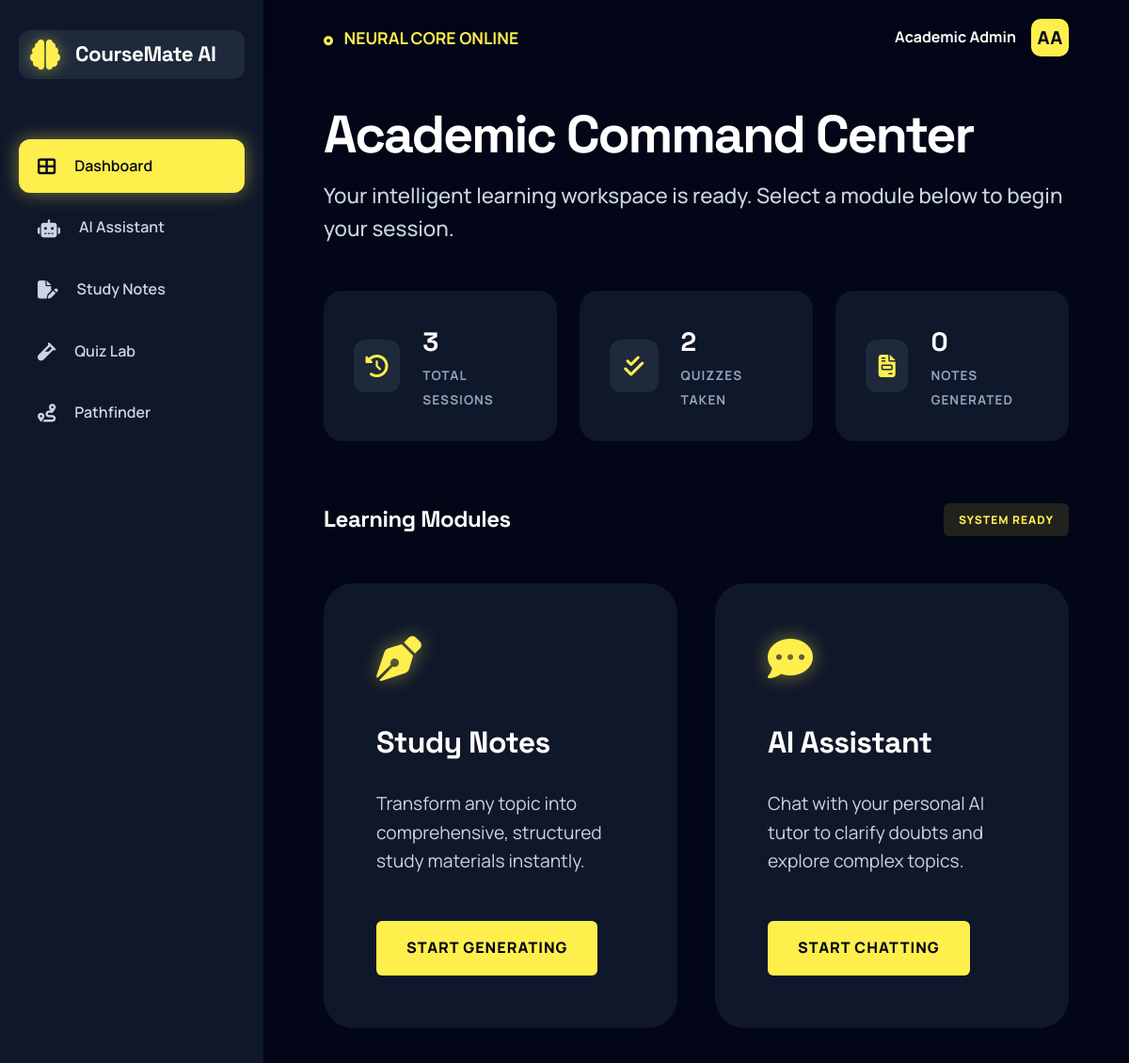
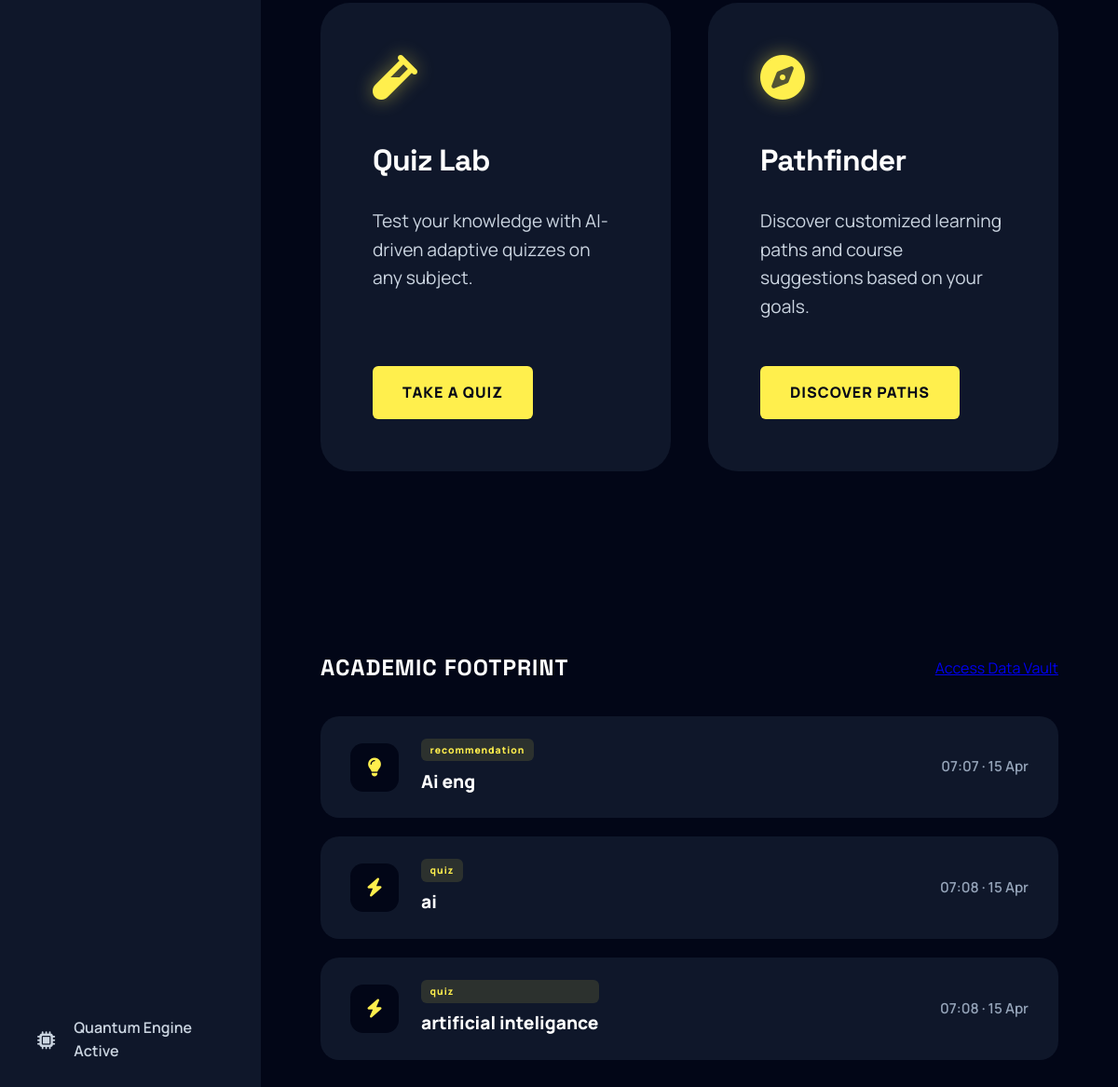
Page /dashboard on the earlier database version (2 pictures, top to bottom).
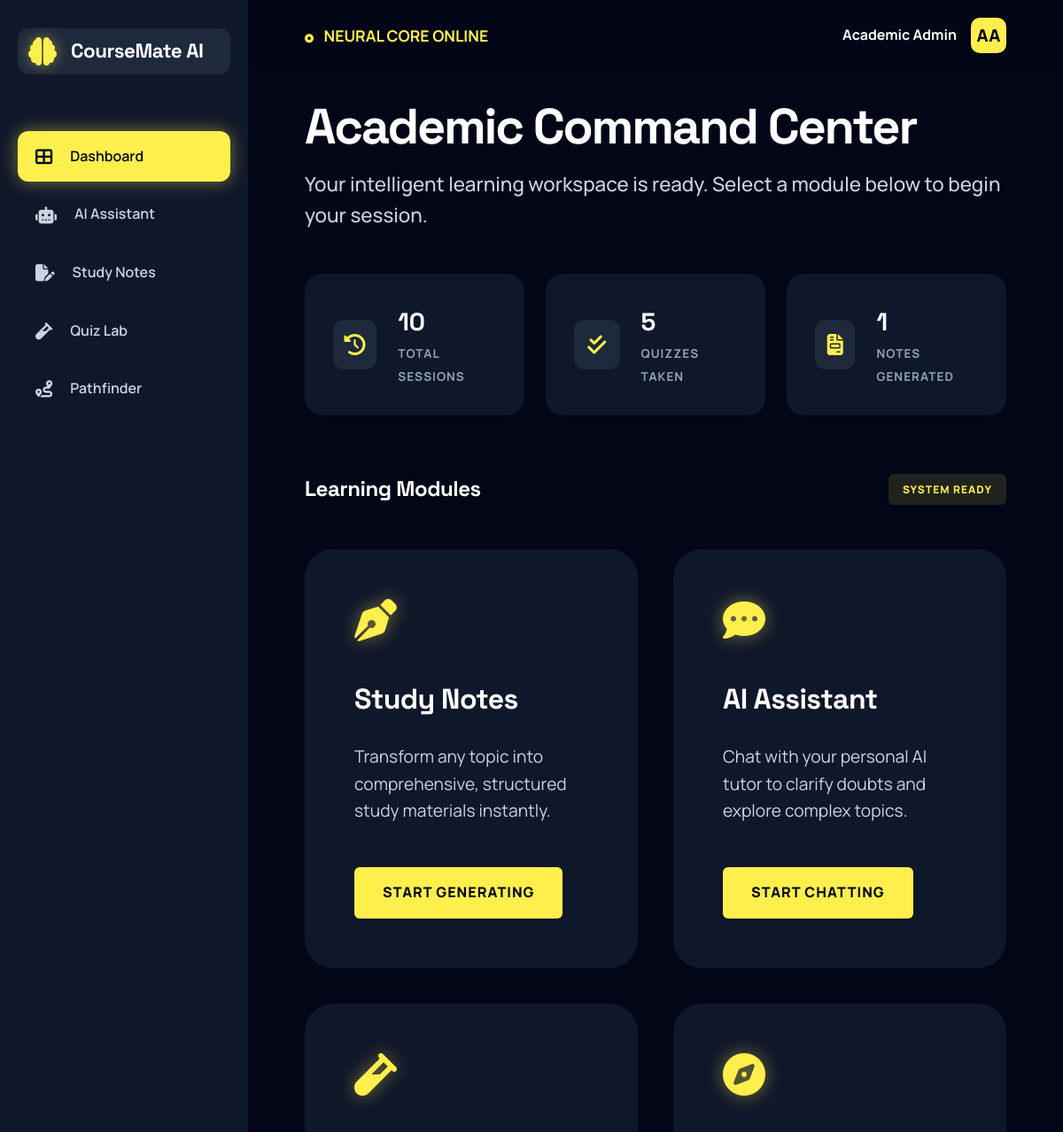
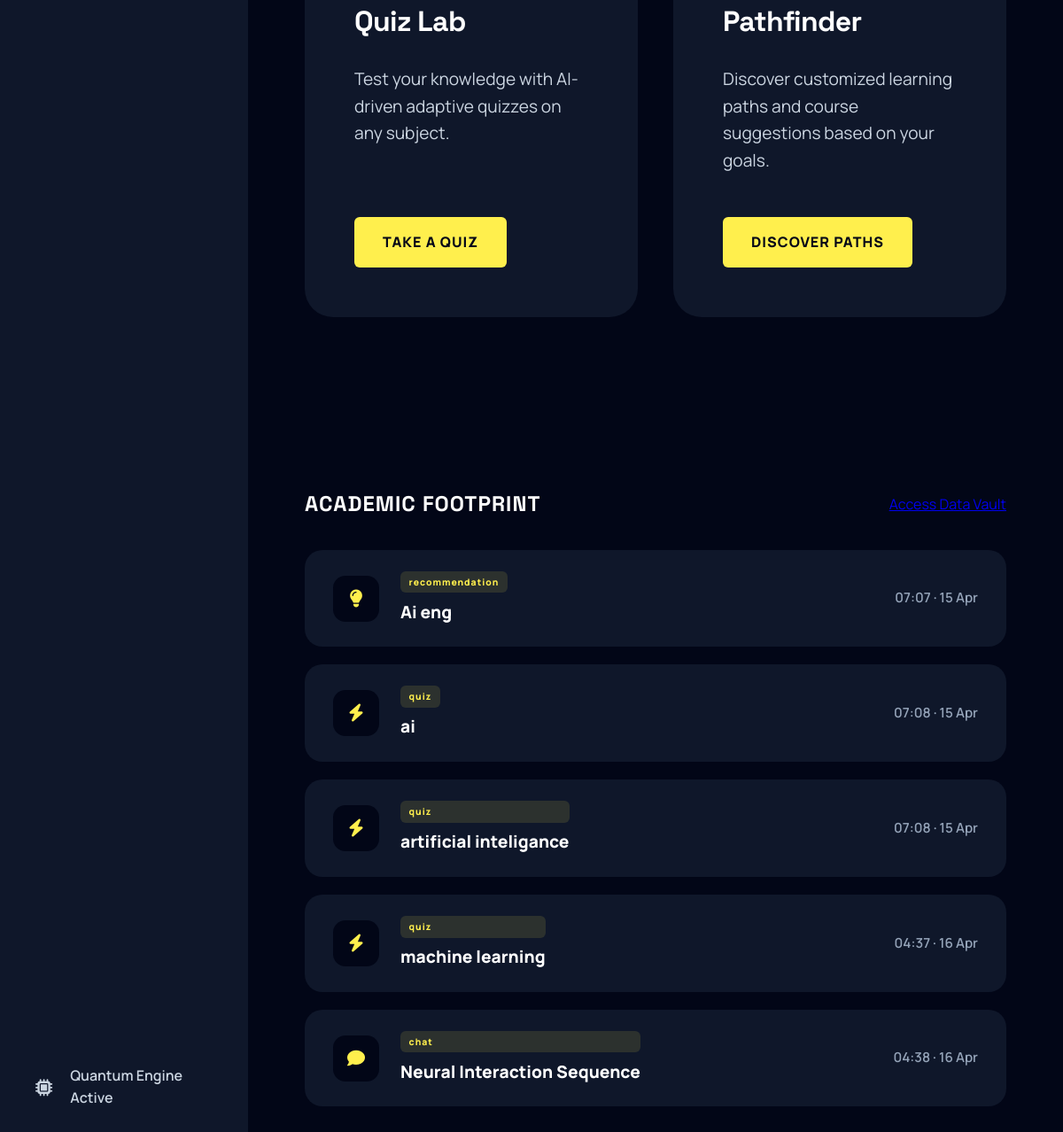
Same page on the later database version (2 pictures, top to bottom).
### app.py (models this page shows)
class History(db.Model):
    id = db.Column(db.Integer, primary_key=True)
    type = db.Column(db.String(20), nullable=False) # 'chat', 'notes', 'quiz', 'recommendation'
    topic = db.Column(db.String(200))
    content = db.Column(db.Text, nullable=False) # JSON format for structured data
    timestamp = db.Column(db.DateTime, default=datetime.utcnow)

### app.py (the view)
@app.route('/dashboard')
def dashboard():
    history = History.query.order_by(History.timestamp.desc()).all()
    user = {"username": "Academic Admin", "history": history}
    return render_template('dashboard.html', user=user)

### templates/dashboard.html
{% extends "base.html" %}
{% block content %}
<div class="header-section">
    <h1>Academic Command Center</h1>
    <p>Your intelligent learning workspace is ready. Select a module below to begin your session.</p>
</div>
<div class="stats-grid">
    <div class="stat-card">
        <div class="stat-icon"><i class="fas fa-history"></i></div>
        <div class="stat-info">
            <span class="value">{{ user.history|length }}</span>
            <span class="label">Total Sessions</span>
        </div>
    </div>
    <div class="stat-card">
        <div class="stat-icon"><i class="fas fa-check-double"></i></div>
        <div class="stat-info">
            <span class="value">{{ user.history|selectattr('type', 'equalto', 'quiz')|list|length }}</span>
            <span class="label">Quizzes Taken</span>
        </div>
    </div>
    <div class="stat-card">
        <div class="stat-icon"><i class="fas fa-file-invoice"></i></div>
        <div class="stat-info">
            <span class="value">{{ user.history|selectattr('type', 'equalto', 'notes')|list|length }}</span>
            <span class="label">Notes Generated</span>
        </div>
    </div>
</div>
<div class="module-header flex-between mb-3">
    <h2 class="display-font">Learning Modules</h2>
    <div class="badge">SYSTEM READY</div>
</div>
<div class="modules-grid">
    <a href="{{ url_for('notes') }}" class="action-card">
        <i class="fas fa-pen-nib"></i>
        <h3>Study Notes</h3>
        <p>Transform any topic into comprehensive, structured study materials instantly.</p>
        <div class="badge">START GENERATING</div>
    </a>
    <a href="{{ url_for('chat') }}" class="action-card">
        <i class="fas fa-comment-dots"></i>
        <h3>AI Assistant</h3>
        <p>Chat with your personal AI tutor to clarify doubts and explore complex topics.</p>
        <div class="badge">START CHATTING</div>
    </a>
    <a href="{{ url_for('quiz') }}" class="action-card">
        <i class="fas fa-vial"></i>
        <h3>Quiz Lab</h3>
        <p>Test your knowledge with AI-driven adaptive quizzes on any subject.</p>
        <div class="badge">TAKE A QUIZ</div>
    </a>
    <a href="{{ url_for('recommendations') }}" class="action-card">
        <i class="fas fa-compass"></i>
        <h3>Pathfinder</h3>
        <p>Discover customized learning paths and course suggestions based on your goals.</p>
        <div class="badge">DISCOVER PATHS</div>
    </a>
</div>
<div class="history-section">
    <div class="history-header">
        <h2>Academic Footprint</h2>
        <a href="#" class="data-vault-link">Access Data Vault</a>
    </div>
    <div class="glass-container history-list">
        {% if user.history %}
            {% for item in user.history[-5:]|reverse %}
            <div class="history-item">
                <div class="history-main">
                    <div class="history-icon">
                        {% if item.type == 'chat' %}<i class="fas fa-comment"></i>
                        {% elif item.type == 'notes' %}<i class="fas fa-file-alt"></i>
                        {% elif item.type == 'quiz' %}<i class="fas fa-bolt"></i>
                        {% else %}<i class="fas fa-lightbulb"></i>{% endif %}
                    </div>
                    <div class="history-info">
                        <div class="badge badge-sm">{{ item.type }}</div>
                        <p>{{ item.topic or 'Neural Interaction Sequence' }}</p>
                    </div>
                </div>
                <div class="history-date">
                    {{ item.timestamp.strftime('%H:%M · %d %b') }}
                </div>
            </div>
            {% endfor %}
        {% else %}
            <div class="empty-state">
                <i class="fas fa-database"></i>
                <p>No activity log detected in current cycle.</p>
            </div>
        {% endif %}
    </div>
</div>
{% endblock %}

Differences in the rows shown:
added History: type "quiz", topic "machine learning", timestamp "04:37 · 16 Apr"
added History: type "chat", topic "Neural Interaction Sequence", timestamp "04:38 · 16 Apr"
Other differences:
{{ user.history|length }}: "3" → "10"
{{ user.history|selectattr('type', 'equalto', 'quiz')|list|length }}: "2" → "5"
{{ user.history|selectattr('type', 'equalto', 'notes')|list|length }}: "0" → "1"
